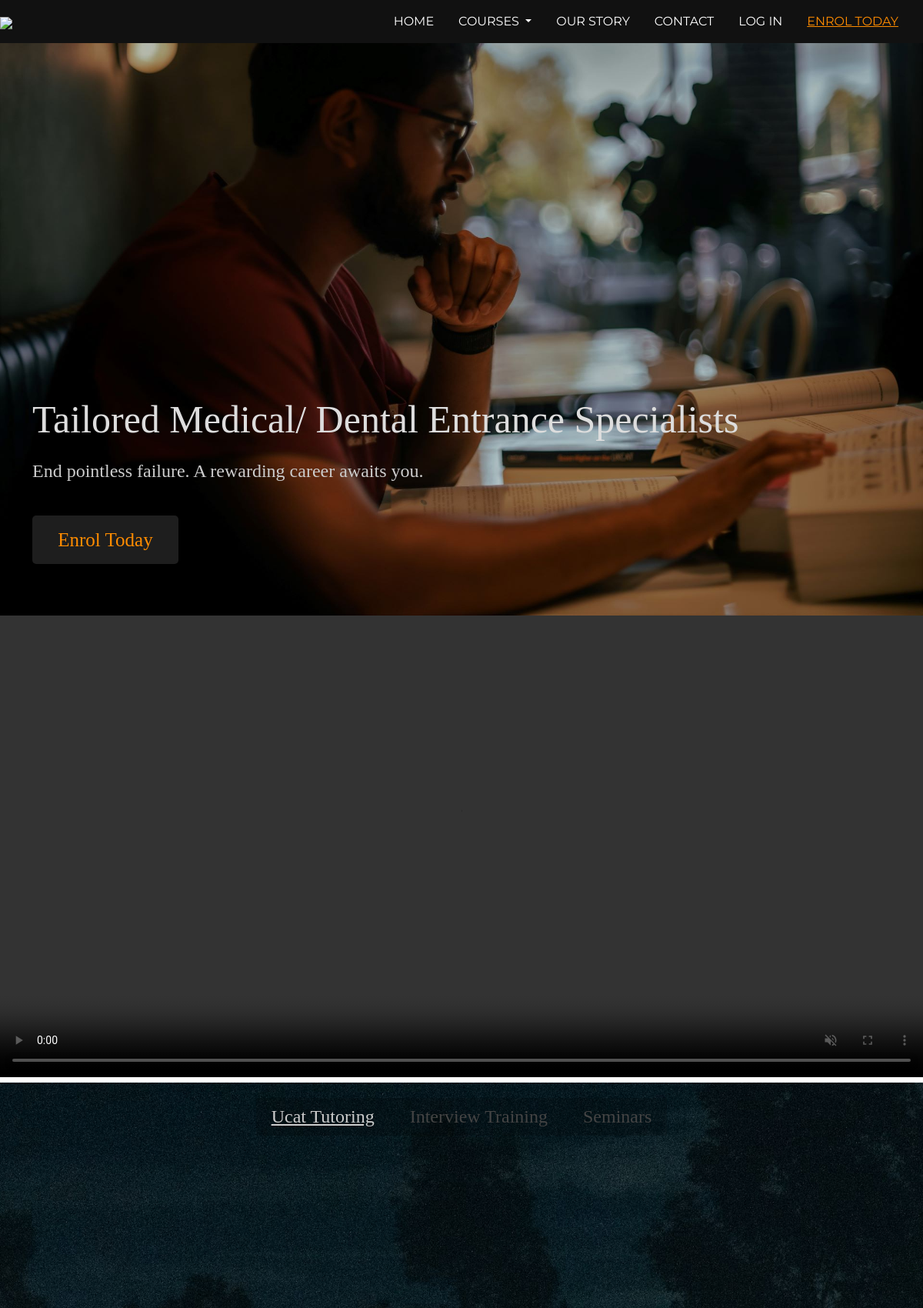
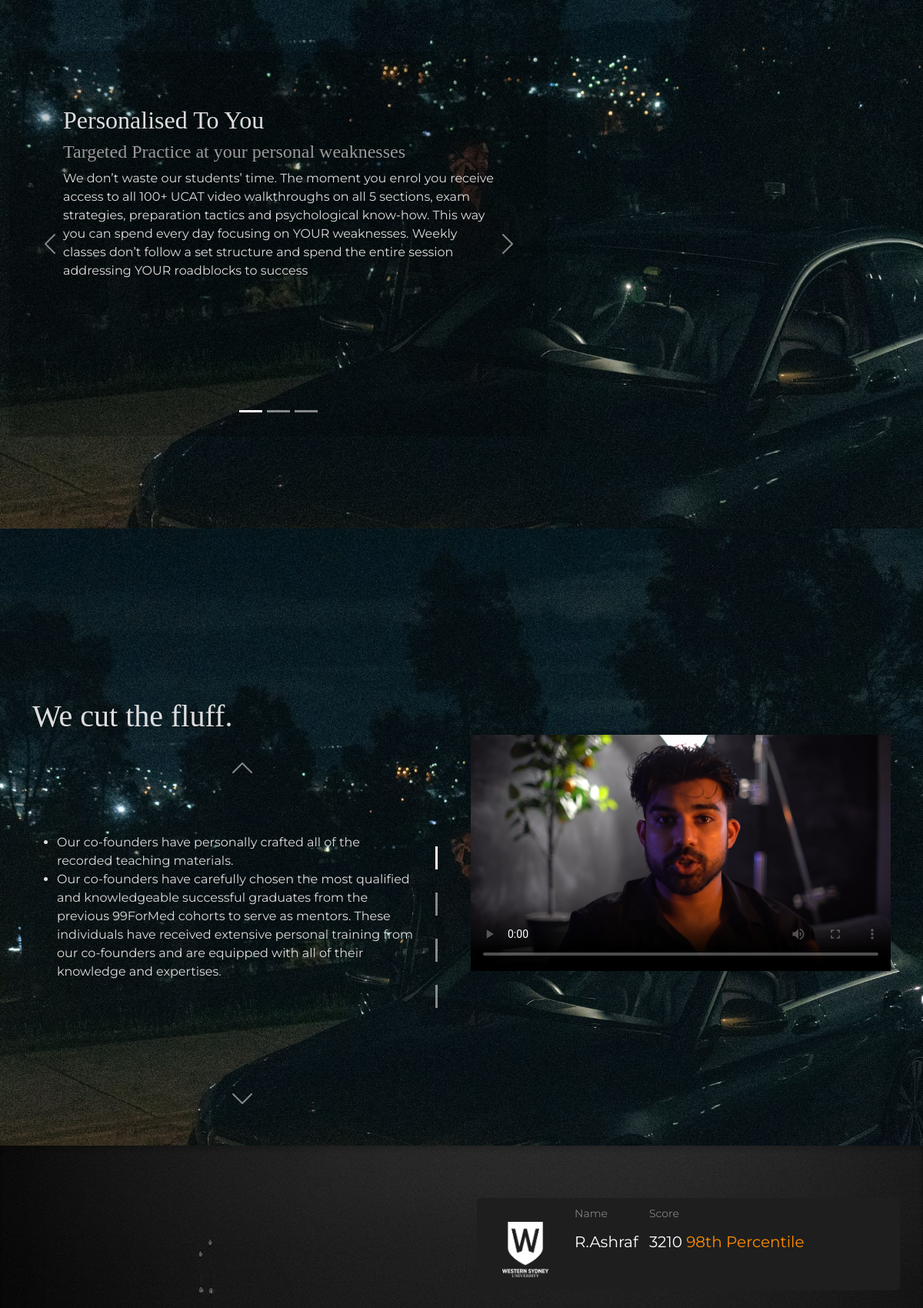
The page / (upper part) on the database its author committed (2 pictures, top to bottom).
### frontend/models.py (models this page shows, shortened)
class successfulStudent(models.Model):
    university = models.CharField(max_length = 100, choices = UNI_CHOICES)
    name = models.CharField(max_length=100)
    score = models.CharField(max_length=100)
    percentile = models.CharField(max_length=100)
    banner = models.BooleanField(default=False)
    testimonial = models.ForeignKey(Testimonial, on_delete = models.CASCADE, blank= True, null = True)

### frontend/views.py (the view)
# urls.py: path('', home_view, name='home-page'),
def home_view(request):
    testimonials = Testimonial.objects.all()
    context = {
        'testimonials': testimonials,
        'testimonials_all': testimonials,
        'testimonials_grouped': [testimonials[n:n+3] for n in range(0, len(testimonials), 3)],
        'successfulStudents': successfulStudent.objects.all(),
        'dynamicContent': DynamicContent.objects.all()[0]
    }
    return render(request, 'index.html', context)

### templates/index.html (shortened to what this page needs)
{% extends 'base.html' %}
{% load static %}
{% block head %}
<link rel='stylesheet' type='text/css' href='{% static 'css/vertical-carousel.css' %}'/>
{% endblock %}
{% block body %}
<div class='landing-page'>
	<div class='container-fluid'>
		<div class='banner-info'>
			<h1>Tailored Medical/ Dental Entrance Specialists</h1>
			<h4>End pointless failure. A rewarding career awaits you. </h4>
				<br><br>
			<a href='eligibility-check/'>
				Enrol Today</a>
		</div>
	</div>
</div>
<div id="landing-page-carousel" class="carousel slide" data-bs-ride="carousel">
	<div class="carousel-inner">
	  <div class="carousel-item active">
		<img src="{% static 'img/9.jpg' %}" class="d-block w-100" alt="...">
	  </div>
	</div>
  </div>
<div class="ParallaxVideo">
	<video autoplay muted controls class='landing-vid'>
	<source src="{% static 'vid/vid1.mp4' %}" type="video/mp4">
	</video>
</div>
<div class='ucat-interview'>
	<div class='toggles' id='toggles' style=>
		<h4>
			<span id='ucat-toggle' class='ucat-heading active' onclick='activate("ucat-toggle", "interview-toggle", "seminars-toggle")'>Ucat Tutoring</span>
			<span id='interview-toggle' class='interview-heading' onclick='activate("interview-toggle", "ucat-toggle", "seminars-toggle")'>Interview Training</span>
			<span id='seminars-toggle' class='seminars-heading' onclick='activate("seminars-toggle", "interview-toggle", "ucat-toggle")'>Seminars</span>
		</h4>
	</div>
		<div class='container-fluid ucat' id='ucat-section'>
			<div id="ucat-only-carousel" class="carousel slide" data-bs-ride="true">
					<div class="carousel-indicators">
					  	<button type="button" data-bs-target="#ucat-only-carousel" data-bs-slide-to="0" class="active" aria-current="true" aria-label="Slide 1"></button>
					  	<button type="button" data-bs-target="#ucat-only-carousel" data-bs-slide-to="1" aria-label="Slide 2"></button>
					  	<button type="button" data-bs-target="#ucat-only-carousel" data-bs-slide-to="2" aria-label="Slide 3"></button>
					</div>
					<div class="carousel-inner">
					  	<div class="carousel-item active">
							<h2>Personalised To You</h2>
							<h4>Targeted Practice at your personal weaknesses</h4>
							<p>We don’t waste our students’ time. The moment you enrol you receive access to all 100+ UCAT video walkthroughs on all 5 sections, exam strategies, preparation tactics and psychological know-how. This way you can spend every day focusing on YOUR weaknesses. Weekly classes don’t follow a set structure and spend the entire session addressing YOUR roadblocks to success </p>
					  	</div>
					</div>
					<button class="carousel-control-prev" type="button" data-bs-target="#ucat-only-carousel" data-bs-slide="prev">
					  	<span class="carousel-control-prev-icon" aria-hidden="true"></span>
					</button>
					<button class="carousel-control-next" type="button" data-bs-target="#ucat-only-carousel" data-bs-slide="next">
					  	<span class="carousel-control-next-icon" aria-hidden="true"></span>
					</button>
				</div>
		</div>
</div>
<div class='fluff-section'>
	<div class='container'>
		<div class='row'>
			<div class='col-lg-6 col-md-6 col-sm-12 col-xs-12'>
				<div class='fluff-info'>
					<h1>We cut the fluff.</h1>
					<div id="carouselExampleCaptions" class="carousel slide vertical" data-bs-ride="false">
						<div class="carousel-indicators">
							<button type="button" data-bs-target="#carouselExampleCaptions" data-bs-slide-to="0" class="active" aria-current="true" aria-label="Slide 1"></button>
							<button type="button" data-bs-target="#carouselExampleCaptions" data-bs-slide-to="1" aria-label="Slide 2"></button>
							<button type="button" data-bs-target="#carouselExampleCaptions" data-bs-slide-to="2" aria-label="Slide 3"></button>
							<button type="button" data-bs-target="#carouselExampleCaptions" data-bs-slide-to="3" aria-label="Slide 4"></button>
						</div>
						<div class="carousel-inner">
							<div class="carousel-item active">
								<ul>
									<li>Our co-founders have personally crafted all of the recorded teaching materials.</li>
									<li>
										Our co-founders have carefully chosen the most qualified and knowledgeable successful graduates from the previous 99ForMed cohorts to serve as mentors.
										These individuals have received extensive personal training from our co-founders and are equipped with all of their knowledge and expertises.
									</li>
								</ul>
							</div>
							<button class="carousel-control-prev" type="button" data-bs-target="#carouselExampleCaptions" data-bs-slide="prev">
								<span class="carousel-control-prev-icon" aria-hidden="true"></span>
							</button>
							<button class="carousel-control-next" type="button" data-bs-target="#carouselExampleCaptions" data-bs-slide="next">
								<span class="carousel-control-next-icon" aria-hidden="true"></span>
							</button>
						</div>
					</div>
				</div>
			</div>
			<div class='col-lg-6 col-md-6 col-sm-12 col-xs-12'>
				<br/><br/>
				<div class='video-container'>
					<video controls poster="{% static 'img/thumbnail.png' %}" style='z-index: 1'>
					<source src="{% static 'vid/vid2.mp4' %}" type="video/mp4">
					</video>
				</div>
			</div>
		</div>
	</div>
</div>
<div class='past-students' id='past-students'>
	<div class='container'>
		<div class='row'>
			<div class='col-lg-6 col-md-6 col-sm-12 col-sm-12'>
			</div>
			<div class='col-lg-6 col-md-6 col-sm-12 col-sm-12 test'>
				<div class='flex-list'>
					{% for student in successfulStudents %}
						{% if student.banner %}
						<div class='row student-flex'>
							<div class='col-lg-2 col-md-2 col-sm-2 col-xs-2 img-container'>
								<img src="{% static 'img/' %}{{ student.university }}">
							</div>
							<div class='col-lg-10 col-md-10 col-sm-10 col-xs-10'>
								<div class='student-info-container'>
									<span class='score' style="padding-left: 0px;">
										<p>Name </p><span class='big'>{{student.name}}</span>
									</span>
									<span class='score' style="padding-left: 0px;">
										<p>Score</p><span class='big'>{{student.score}} <span style='color: darkorange'>{{student.percentile}} Percentile</span></span>
									</span>
								</div>
							</div>
						</div>
						{% endif %}
					{% endfor %}
				</div>
			</div>
		</div>
	</div>
</div>
{% endblock %}

### static/css/style.css (style rules this page uses)
html { overflow-x: hidden; background-color: #111111; }
body { color: #DDDDDD; overflow-x: hidden; height: 100%; background-repeat: no-repeat; background-size: cover; background-attachment: fixed; font-family: 'Montserrat'; }
#landing-page-carousel { height: 100vh; overflow-y: hidden; }
#landing-page-carousel img { min-height: 100vh; min-width: 150vh; width: auto; height: auto; overflow-y: hidden; object-position: left; }
.landing-page { min-height: 100vh; position: absolute; padding-top: 100px; z-index: 1; }
.banner-info { padding-left: 30px; padding-right: 30px; width:100vw; position: absolute; bottom: 10vh; }
.banner-info h1 { font-size: 50px; padding: 15px 0; font-family: 'montage'; }
.banner-info h4 { color: #ccc; font-family: 'montage'; }
.landing-page .container-fluid .banner-info a { color: darkorange; font-size: 25px; background-color: #1E1E1E; padding: 18px 33.2px; border-radius: 5px; cursor: pointer; transition: background-color 0.4s, color 0.4s; text-decoration: none; font-family: 'montage'; }
@media (min-width: 786px) { .ParallaxVideo video { min-width: 100%; top:0; z-index: -9; } }
.ucat-interview { margin: 0 0; background-image: url('../img/12.jpg'); background-size: cover; background-position: center; min-height: 100vh; }
.ucat-interview .toggles { text-align: center; width: fit-content; margin: auto; background-color: rgba(0, 0, 0, 0.2); cursor: pointer; padding: 10px 0px; position: absolute; left: 0; right: 0; margin-left: auto; margin-right: auto; margin-top: 20px; z-index: 10; }
.ucat-interview .toggles h4 { margin: 0 0; padding: 0 0; }
.ucat-interview .toggles h4 span { transition: background-color 0.4s, color 0.4s; margin: 0; padding: 10px 20px; color: #444444; }
.ucat-interview .toggles h4 span.active { text-decoration: underline; color: #ccc; }
.ucat-interview .ucat-heading, .ucat-interview .interview-heading { color: #DDDDDD; }
.ucat-interview h2, h4 { font-family: 'montage'; }
.ucat-interview h4 { color: #999999; }
.ucat-interview { background-color: #1E1E1E; }
.ucat-interview .container-fluid { padding-top: 45vh; padding-bottom: 15vh; }
#ucat-only-carousel, #interview-only-carousel, #seminars-only-carousel { width: 700px; height: 500px; background-color: rgba(0,0,0,0.2); padding: 70px; border-radius: 4px; }
.fluff-section { background: url(../img/12.jpg); background-size: cover; background-position: center; padding: 20px 0; min-height: 60vh; z-index: 1; }
.fluff-section h1 { font-family: 'montage'; z-index: 1; }
.fluff-section .col-lg-6 .video-container { margin: 25vh 0; z-index: 1; }
.fluff-section .col-lg-6 .video-container video { width: 100%; z-index: 1; }
.fluff-section .container .row .col-lg-6 .fluff-info { margin-top: 25vh; }
.past-students { color: white; background-image: url('../img/past-students.jpg'); background-repeat: no-repeat; background-size: 100% 100%; }
.past-students .container .row .col-lg-6 { padding: 0 0; padding-top: 30vh; }
.past-students .container .row .test { padding: 20px 0; }
.flex-list { margin-left: 20px; }
.flex-list .student-flex { height: fit-content; background-color: #1E1E1E; padding: 10px 20px; border-radius: 5px; margin: 6vh 0; cursor: pointer; transition: background-color 0.4s, transform 0.4s; }
.flex-list .student-flex .img-container { height: 100%; text-align: center; padding: 7px 10px; display: inline-block; vertical-align: middle; }
.flex-list .student-flex .img-container img { display: inline-block; vertical-align: middle; width: 60px; }
.flex-list .student-flex .student-info-container span { display: inline-block; }
.flex-list .student-flex .student-info-container .score p { font-size: 14px; padding: 0 0; margin: 0 0; color: gray; }
.flex-list .student-flex .student-info-container .score span { font-size: 20px; padding: 0 0; margin: 0 0; }
.flex-list .student-flex .student-info-container .score { font-size: 30px; padding: 0 0; margin: 0 0; padding-left: 15px; }
@media (min-width: 1200px) { .student-flex .img-container { padding-top: 0; } }
@media (min-width: 786px) { .flex-list { margin-left: 20px; } }
@media (min-width: 786px) { .flex-list .student-flex .student-info-container .score { padding-left: 10px !important; } }
.eligibility-form input, textarea, button { padding: 8px 15px; border-radius: 5px !important; margin: 5px 0px; box-sizing: border-box; border: 0px solid #ccc; font-size: 18px !important; font-weight: 300; background-color: #343434; color: white; }

### rows shown on the page
successfulStudent: university (picture), name "R.Ashraf", score "3210", percentile "98th"
